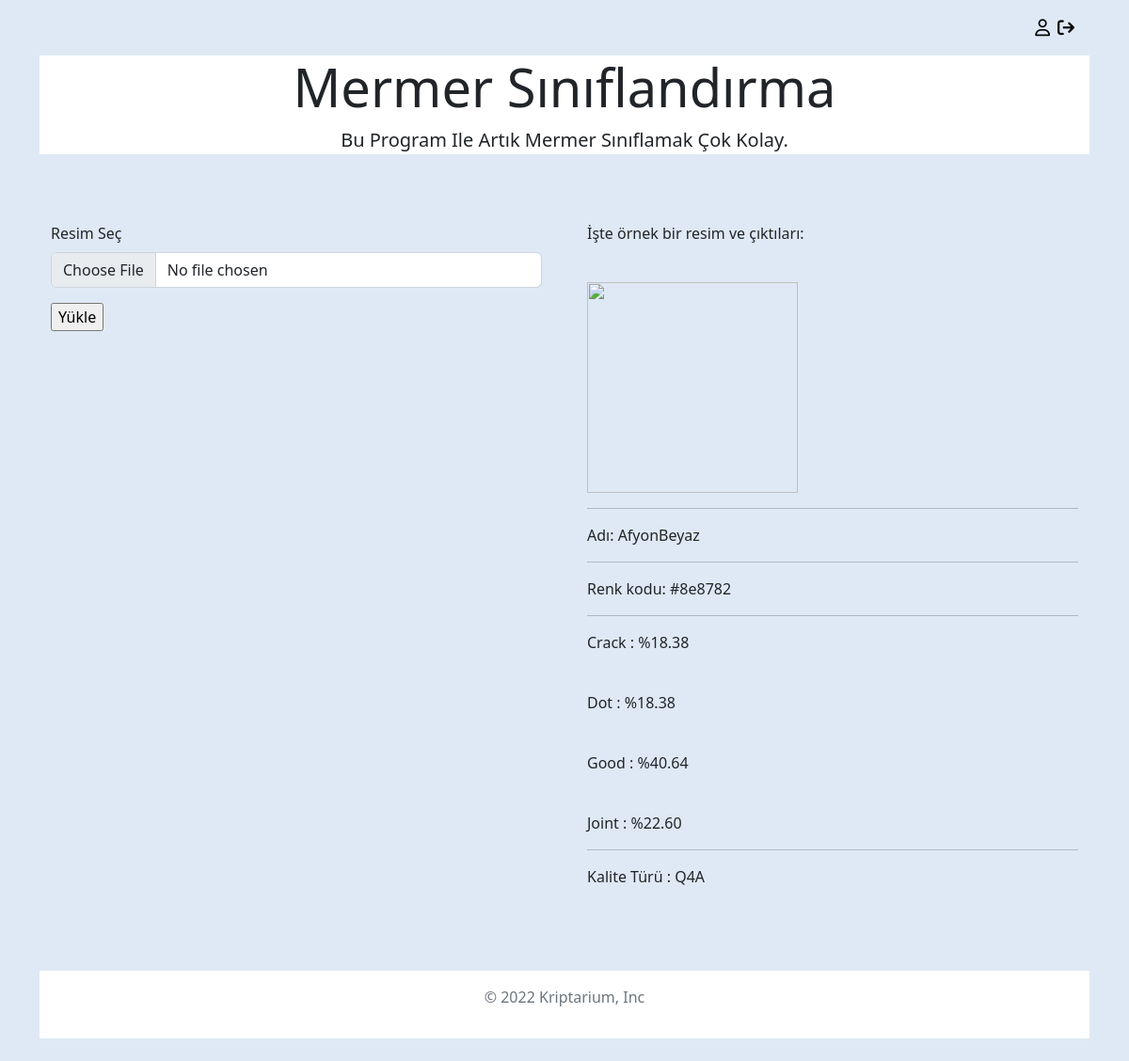
Screenshot of /anasayfa with the database file from the repository.
### marble/models.py (models this page shows, shortened)
class Resimler(models.Model):
    image = models.ImageField(upload_to='media/')
    title = models.CharField(max_length=255, blank=True)
    created_at = models.DateTimeField(auto_now_add=True)
    average_color = models.CharField(max_length=20, blank=True)
    crack = models.CharField(max_length=4, blank=True)
    dot = models.CharField(max_length=4, blank=True)
    good = models.CharField(max_length=4, blank=True)
    joint = models.CharField(max_length=4, blank=True)
    kalite_turu = models.CharField(max_length=5, blank=True)
    class Meta:
        get_latest_by = 'created_at'

### marble/views.py (the view)
# urls.py: path("", views.anasayfa, name="anasayfa"),
def anasayfa(request):
    son_nesne = Resimler.objects.order_by("created_at").last()
    son_resim = son_nesne.image.url
    ad = son_nesne.title
    renk = son_nesne.average_color
    crack = son_nesne.crack
    dot = son_nesne.dot
    good = son_nesne.good
    joint = son_nesne.joint
    kalite_turu = son_nesne.kalite_turu
    if request.method == "POST":
        form = ImageForm(request.POST, request.FILES)
        if form.is_valid():
            form.save()
            return redirect("anasayfa")
    else:
        form = ImageForm()
    return render(request, "marble/anasayfa.html",{"images":son_resim, "form":form, "ad":ad, "renk":renk, "crack":crack, "dot":dot, "good":good, "joint":joint, "kalite_turu":kalite_turu})

### marble/forms.py
class ImageForm(forms.ModelForm):
    class Meta:
        model = Resimler
        fields = ['image']

### templates/marble/anasayfa.html (shortened to what this page needs)
{% load static %}
<!DOCTYPE html>
<html lang="en">
<head>
  <link rel="stylesheet" href="{% static 'css/style.css' %}">
  <link href="https://cdn.jsdelivr.net/npm/bootstrap@5.2.1/dist/css/bootstrap.min.css" rel="stylesheet"
>
  <link rel="stylesheet" href="https://cdnjs.cloudflare.com/ajax/libs/font-awesome/6.2.0/css/all.min.css"
 />
</head>
<body style="background-color: #dfe9f5;">
  <div class="container jumbotron jumbotron-fluid ">
    <div class="m-3 d-flex justify-content-end">
      <a class="me-2 profil" style="cursor:pointer; text-decoration: none; font-size:large; color:black;"><i
          class="fa-regular fa-user"></i> {{ user.get_full_name|title }}</a>
      <a class="cikis" style="cursor:pointer; text-decoration: none; font-size:large; color:black;"
        href="{% url 'cikislar' %}"><i class="fa-solid fa-arrow-right-from-bracket"></i></a>
    </div>
    <div class="container bg-white">
      <h1 class="display-4 d-flex justify-content-center">Mermer Sınıflandırma</h1>
      <p class="lead text-capitalize d-flex justify-content-center">Bu program ile artık mermer sınıflamak çok kolay.
      </p>
    </div>
  </div>
  <div class="container my-5">
    <div class="row">
      <div class="col-sm-12 col-md-8 col-lg-6 p-4">
        <form method="post" enctype="multipart/form-data">
          <div class="mb-3">
            <label for="formFile" class="form-label">Resim Seç</label>
            <input class="form-control" type="file" id="formFile" name="image" accept=".jpeg, .jpg, .png">
          </div>
          <input type="submit" value="Yükle">
        </form>
        <br>
      </div>
      <div class="col-sm-12 col-md-8 col-lg-6 p-4">
          <div>
            <p>İşte örnek bir resim ve çıktıları: </p>
          </div>
          <br>
              <div>
                <img src="{{ images }}" width="224px" height="224px">
                <hr>
                Adı: {{ ad }}
              </div>
              <hr>
              <div>
                <p>Renk kodu: {{ renk }}</p>
              </div>
              <hr>
              <div>
                <p>Crack : %{{ crack }}</p><br>
                <p>Dot : %{{ dot }}</p><br>
                <p>Good : %{{ good }}</p><br>
                <p>Joint : %{{ joint }}</p>
              </div>
              <hr>
              <div>
                <p>Kalite Türü : {{ kalite_turu }}</p>
              </div>
      </div>
      </div>
    </div>
    <div class="container">
      <footer class="py-3 my-4 bg-white">
        <p class="text-center text-muted">© 2022 Kriptarium, Inc</p>
      </footer>
    </div>
</body>
</html>

### rows the page displays
Resimler: title "AfyonBeyaz", average_color "#8e8782", crack "18.38", dot "18.38", good "40.64", joint "22.60", kalite_turu "Q4A"
